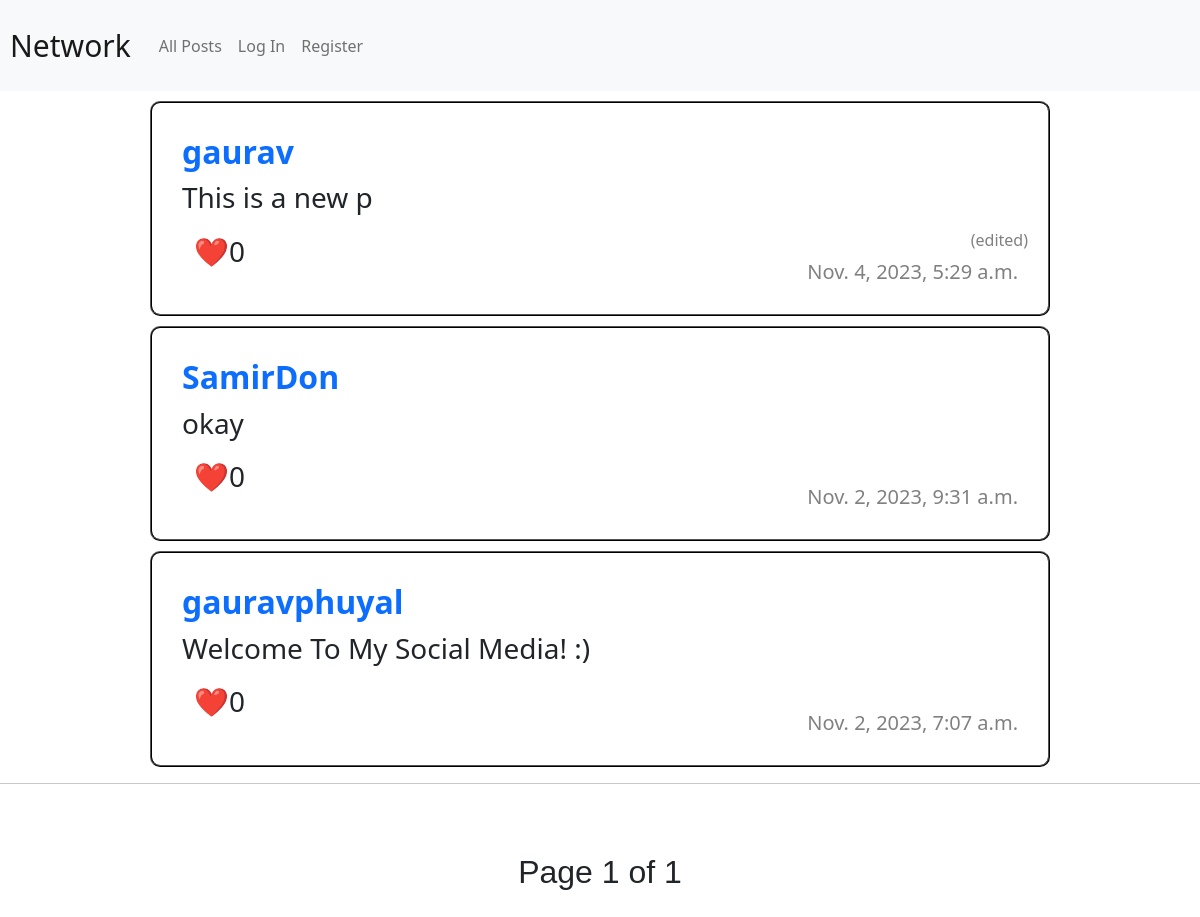
/, run on an earlier commit of the app's database.
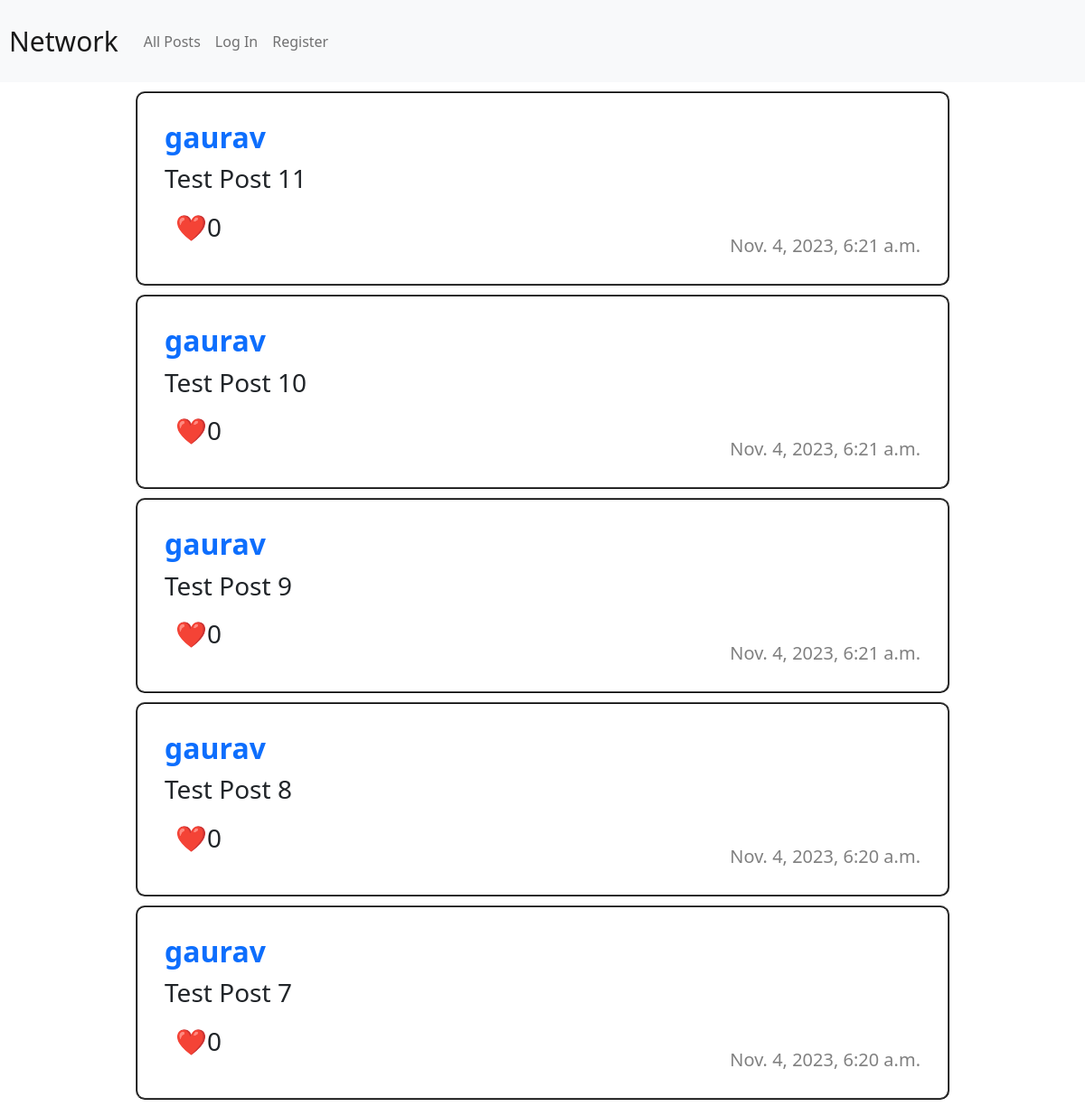
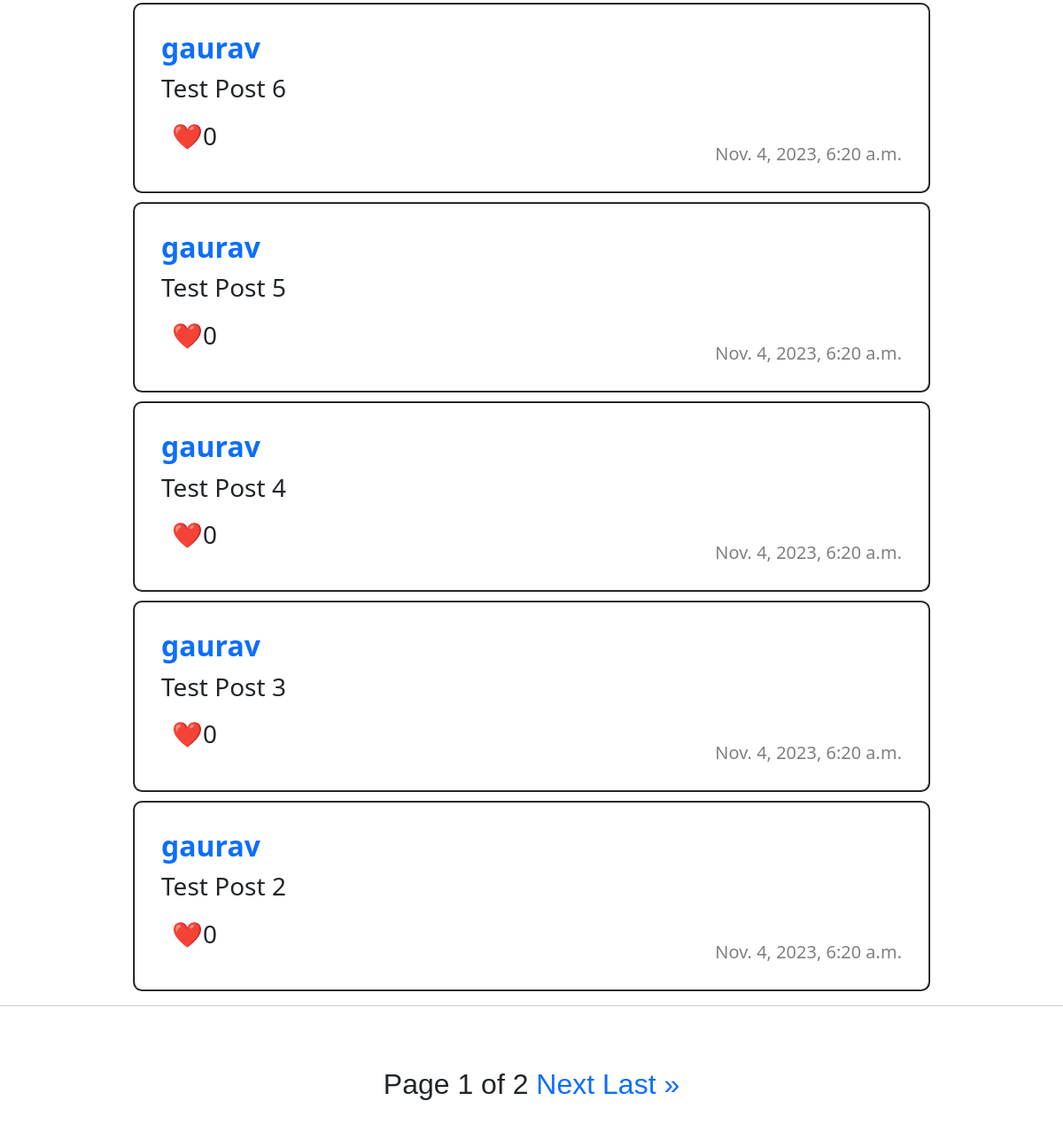
And on a later commit of the database (2 pictures, top to bottom).
### network/models.py (models this page shows, shortened)
class Post(models.Model):
    user = models.ForeignKey(User, on_delete=models.CASCADE)
    content = models.TextField()
    creation_date = models.DateTimeField(auto_now_add=True)
    likes = models.IntegerField(default=0)
    edited = models.BooleanField(default=False)
    likers = models.TextField(default="", null=True)

class User(AbstractUser):
    follower = models.TextField(default="", null=True)
    following = models.TextField(default="", null=True)
    pass

### network/views.py (the view)
# urls.py: path("", views.index, name="index"),
def index(request):
    posts = Post.objects.all().order_by('-creation_date')
    paginator = Paginator(posts, MAX_POSTS)
    page = request.GET.get('page')
    posts_paginator = paginator.get_page(page)
    return render(request, "network/index.html",{
       "posts" : posts,
       "page" : posts_paginator,
    })

### network/templates/network/index.html (shortened to what this page needs)
{% extends "network/layout.html" %}
{% load static %}
{% block body %}
{% if posts %}
    {% for post in page %}
        <div class="post">
            <a href="{% url "userpage" post.user.id %}"><h2>{{ post.user.username }}</h2></a>
            <h3 id="post-content-{{post.id}}">{{ post.content }}</h3>
            <ul class="likeul">
                <li>
                    <h3 id="likeButton{{ post.id }}"><a onclick="likepost(`{{ post.id }}`)">❤️ </a></h3>
                </li>
                <li>
                    <h3 id="likes{{ post.id }}">{{ post.likes }}</h3>
                </li>
            </ul>
            <h6 style="color: gray;text-align: right; visibility: hidden;" id="editedtag{{ post.id }}">(edited)</h1>
            <h5 style="text-align: right;">{{ post.creation_date }}</h5>
        </div>
    {% endfor %}
        {% else %}
            <center><h1 style="color: red; font-weight: Bolder; font-size: 900%;padding: 70px 0;">No posts :(</h1></center>
    {% endif %}
    <hr><br><br>
    <div class="pagination" style="display: inline;">
     <center>
     Page {{ page.number }} of {{page.paginator.num_pages}}
     {% if page.has_next %}
     <a href="?page={{ page.next_page_number }}">Next</a>
        <a href="?page={{ page.paginator.num_pages }}">Last &raquo</a>
     {% endif %}</center>
     <br></div>
{% endblock %}

What changed in the data, as far as the page shows it:
no longer on this page (row unchanged): Post: user.username "gaurav", content "This is a new p", likes "0", creation_date "Nov. 4, 2023, 5:29 a.m."
no longer on this page (row unchanged): Post: user.username "SamirDon", content "okay", likes "0", creation_date "Nov. 2, 2023, 9:31 a.m."
no longer on this page (row unchanged): Post: user.username "gauravphuyal", content "Welcome To My Social Media! :)", likes "0", creation_date "Nov. 2, 2023, 7:07 a.m."
added Post: user.username "gaurav", content "Test Post 11", likes "0", creation_date "Nov. 4, 2023, 6:21 a.m."
added Post: user.username "gaurav", content "Test Post 10", likes "0", creation_date "Nov. 4, 2023, 6:21 a.m."
added Post: user.username "gaurav", content "Test Post 9", likes "0", creation_date "Nov. 4, 2023, 6:21 a.m."
added Post: user.username "gaurav", content "Test Post 8", likes "0", creation_date "Nov. 4, 2023, 6:20 a.m."
added Post: user.username "gaurav", content "Test Post 7", likes "0", creation_date "Nov. 4, 2023, 6:20 a.m."
added Post: user.username "gaurav", content "Test Post 6", likes "0", creation_date "Nov. 4, 2023, 6:20 a.m."
added Post: user.username "gaurav", content "Test Post 5", likes "0", creation_date "Nov. 4, 2023, 6:20 a.m."
added Post: user.username "gaurav", content "Test Post 4", likes "0", creation_date "Nov. 4, 2023, 6:20 a.m."
added Post: user.username "gaurav", content "Test Post 3", likes "0", creation_date "Nov. 4, 2023, 6:20 a.m."
added Post: user.username "gaurav", content "Test Post 2", likes "0", creation_date "Nov. 4, 2023, 6:20 a.m."
Also different on the page:
{{ page.paginator.num_pages }}: "1" → "2"
text now shown: "Next Last »"
